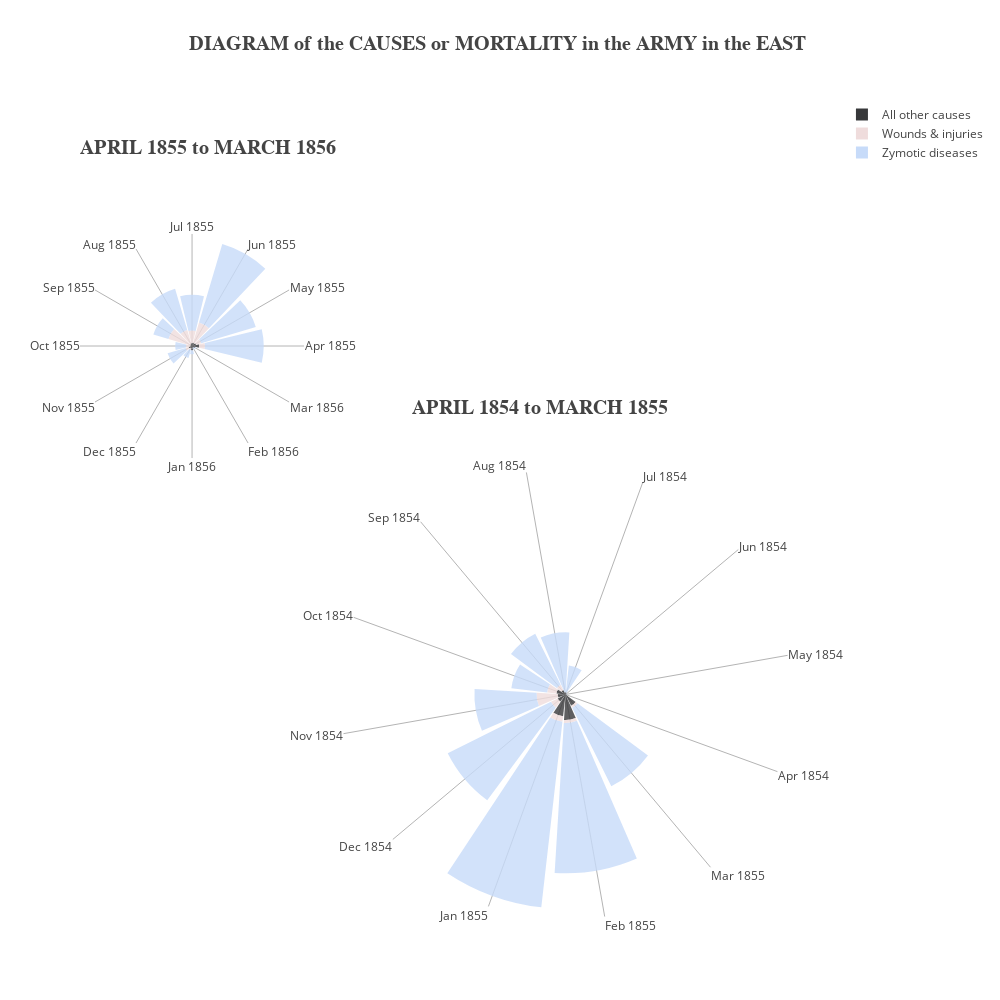

Here is the notebook cell this chart was saved with:
### Markdown cell above
### Create Visualization with Plotly

### Code cell
trace1A = go.Barpolar(
    r = nightingale['All other causes.1'][0:12],
    theta = nightingale['Month'][0:12],
    marker = dict(
        color = 'rgb(55, 56, 58)', 
        opacity = 0.8
    ), 
    name = 'All other causes', 
    showlegend = True,
    subplot = 'polar1',
    text = nightingale['Month'][0:12]
)

trace1B = go.Barpolar(
    r = nightingale['Wounds & injuries.1'][0:12],
    theta = nightingale['Month'][0:12],
    marker = dict(
        color = 'rgb(239, 220, 220)', 
        opacity = 0.8
    ), 
    name = 'Wounds & injuries', 
    showlegend = True,
    subplot = 'polar1'
)

trace1C = go.Barpolar(
    r = nightingale['Zymotic diseases.1'][0:12],
    theta = nightingale['Month'][0:12],
    marker = dict(
        color = 'rgb(199, 219, 249)', 
        opacity = 0.8
    ), 
    name = 'Zymotic diseases', 
    showlegend = True,
    subplot = 'polar1',
    text = nightingale['Month'][0:12]
)

trace2A = go.Barpolar(
    r = nightingale['All other causes.1'][12:],
    theta = nightingale['Month'][12:],
    marker = dict(
        color = 'rgb(55, 56, 58)', 
        opacity = 0.8
    ), 
    name = 'All other causes', 
    showlegend = False,
    subplot = 'polar2'
)

trace2B = go.Barpolar(
    r = nightingale['Wounds & injuries.1'][12:],
    theta = nightingale['Month'][12:],
    marker = dict(
        color = 'rgb(239, 220, 220)', 
        opacity = 0.8
    ), 
    name = 'Wounds & injuries', 
    showlegend = False,
    subplot = 'polar2'
)

trace2C = go.Barpolar(
    r = nightingale['Zymotic diseases.1'][12:],
    theta = nightingale['Month'][12:],
    marker = dict(
        color = 'rgb(199, 219, 249)', 
        opacity = 0.8
    ), 
    name = 'Zymotic diseases', 
    showlegend = False,
    subplot = 'polar2'
)

data1 = [trace1A, trace1B, trace1C, trace2A, trace2B, trace2C]

layout = dict (
    polar1 = dict(
      domain = dict(
        x = [0.30, 1],
        y = [0, 0.55]
      ),
      radialaxis = dict(
          visible = False
      ),
      angularaxis = dict(
          showline = False,
          ticks = "",
        thetaunit = "radians",
          rotation = -20
      )
    ),
    
    polar2 = dict(
      domain = dict(
        x = [0, 0.30],
        y = [0.4, 1]
      ),
      radialaxis = dict(
          visible = False
      ),
      angularaxis = dict(
          showline = False,
          ticks = "",
        thetaunit = "radians"
      )
    ),
    width = 1000,
    height = 1000,
    title = dict(
        text = '<b>DIAGRAM<b> of the CAUSES or MORTALITY in the ARMY in the EAST '+
        '<br><br><br><br> APRIL 1855 to MARCH 1856                                       '+
        '                                                           '+
        '                    <br><br><br><br><br><br><br><br><br><br>        '+
        '   '+
        '     APRIL 1854 to MARCH 1855',
        font = dict(
            size = 20,
            family = "Droid Serif"
        ),
        xanchor = "center"
    )
)

fig = go.Figure(data=data1, layout=layout)

plot_url = py.iplot(fig, filename='nightingale-visualization.html', validate=False)

### Figure 1 — Plotly figure (JSON) as saved in the notebook; plotly's stock layout.template omitted (floating-point values rounded to 4 significant figures)
{"data": [{"marker": {"color": "rgb(55, 56, 58)", "opacity": 0.8}, "name": "All other causes", "r": [7, 4.6, 2.5, 9.6, 11.9, 27.7, 50.1, 42.8, 48, 120, 140.1, 68.6], "showlegend": true, "subplot": "polar", "text": ["Apr 1854", "May 1854", "Jun 1854", "Jul 1854", "Aug 1854", "Sep 1854", "Oct 1854", "Nov 1854", "Dec 1854", "Jan 1855", "Feb 1855", "Mar 1855"], "theta": ["Apr 1854", "May 1854", "Jun 1854", "Jul 1854", "Aug 1854", "Sep 1854", "Oct 1854", "Nov 1854", "Dec 1854", "Jan 1855", "Feb 1855", "Mar 1855"], "type": "barpolar", "uid": "ee0e63dc-d5bb-4244-828b-cd0fab8d73d4"}, {"marker": {"color": "rgb(239, 220, 220)", "opacity": 0.8}, "name": "Wounds & injuries", "r": [0, 0, 0, 0, 0.4, 32.1, 51.7, 115.8, 41.7, 30.7, 16.3, 12.8], "showlegend": true, "subplot": "polar", "theta": ["Apr 1854", "May 1854", "Jun 1854", "Jul 1854", "Aug 1854", "Sep 1854", "Oct 1854", "Nov 1854", "Dec 1854", "Jan 1855", "Feb 1855", "Mar 1855"], "type": "barpolar", "uid": "848d75d3-d111-43fe-93b6-40a288f1f058"}, {"marker": {"color": "rgb(199, 219, 249)", "opacity": 0.8}, "name": "Zymotic diseases", "r": [1.4, 6.2, 4.7, 150, 328.5, 312.2, 197, 340.6, 631.5, 1023.0, 822.8, 480.3], "showlegend": true, "subplot": "polar", "text": ["Apr 1854", "May 1854", "Jun 1854", "Jul 1854", "Aug 1854", "Sep 1854", "Oct 1854", "Nov 1854", "Dec 1854", "Jan 1855", "Feb 1855", "Mar 1855"], "theta": ["Apr 1854", "May 1854", "Jun 1854", "Jul 1854", "Aug 1854", "Sep 1854", "Oct 1854", "Nov 1854", "Dec 1854", "Jan 1855", "Feb 1855", "Mar 1855"], "type": "barpolar", "uid": "f7d1df21-53ec-4dd9-8766-67670ff59092"}, {"marker": {"color": "rgb(55, 56, 58)", "opacity": 0.8}, "name": "All other causes", "r": [21.2, 12.5, 9.6, 9.3, 6.7, 5, 4.6, 10.1, 7.8, 13, 5.2, 9.1], "showlegend": false, "subplot": "polar2", "theta": ["Apr 1855", "May 1855", "Jun 1855", "Jul 1855", "Aug 1855", "Sep 1855", "Oct 1855", "Nov 1855", "Dec 1855", "Jan 1856", "Feb 1856", "Mar 1856"], "type": "barpolar", "uid": "f691c249-a7a7-4172-aefc-a3d2c5a430e0"}, {"marker": {"color": "rgb(239, 220, 220)", "opacity": 0.8}, "name": "Wounds & injuries", "r": [17.9, 16.6, 64.5, 37.7, 44.1, 69.4, 13.6, 10.5, 5, 0.5, 0, 0], "showlegend": false, "subplot": "polar2", "theta": ["Apr 1855", "May 1855", "Jun 1855", "Jul 1855", "Aug 1855", "Sep 1855", "Oct 1855", "Nov 1855", "Dec 1855", "Jan 1856", "Feb 1856", "Mar 1856"], "type": "barpolar", "uid": "78a30a99-7d20-4218-9b08-04e0a7ccfe99"}, {"marker": {"color": "rgb(199, 219, 249)", "opacity": 0.8}, "name": "Zymotic diseases", "r": [177.5, 171.8, 247.6, 107.5, 129.9, 47.5, 32.8, 56.4, 25.3, 11.4, 6.6, 3.9], "showlegend": false, "subplot": "polar2", "theta": ["Apr 1855", "May 1855", "Jun 1855", "Jul 1855", "Aug 1855", "Sep 1855", "Oct 1855", "Nov 1855", "Dec 1855", "Jan 1856", "Feb 1856", "Mar 1856"], "type": "barpolar", "uid": "206dbecf-738b-4c9a-9344-ff00a922ce05"}], "layout": {"height": 1000, "polar": {"angularaxis": {"rotation": -20, "showline": false, "thetaunit": "radians", "ticks": ""}, "domain": {"x": [0.3, 1], "y": [0, 0.55]}, "radialaxis": {"visible": false}}, "polar2": {"angularaxis": {"showline": false, "thetaunit": "radians", "ticks": ""}, "domain": {"x": [0, 0.3], "y": [0.4, 1]}, "radialaxis": {"visible": false}}, "title": {"font": {"family": "Droid Serif", "size": 20}, "text": "<b>DIAGRAM<b> of the CAUSES or MORTALITY in the ARMY in the EAST <br><br><br><br> APRIL 1855 to MARCH 1856                                                                                                                      <br><br><br><br><br><br><br><br><br><br>                APRIL 1854 to MARCH 1855", "xanchor": "center"}, "width": 1000}}
